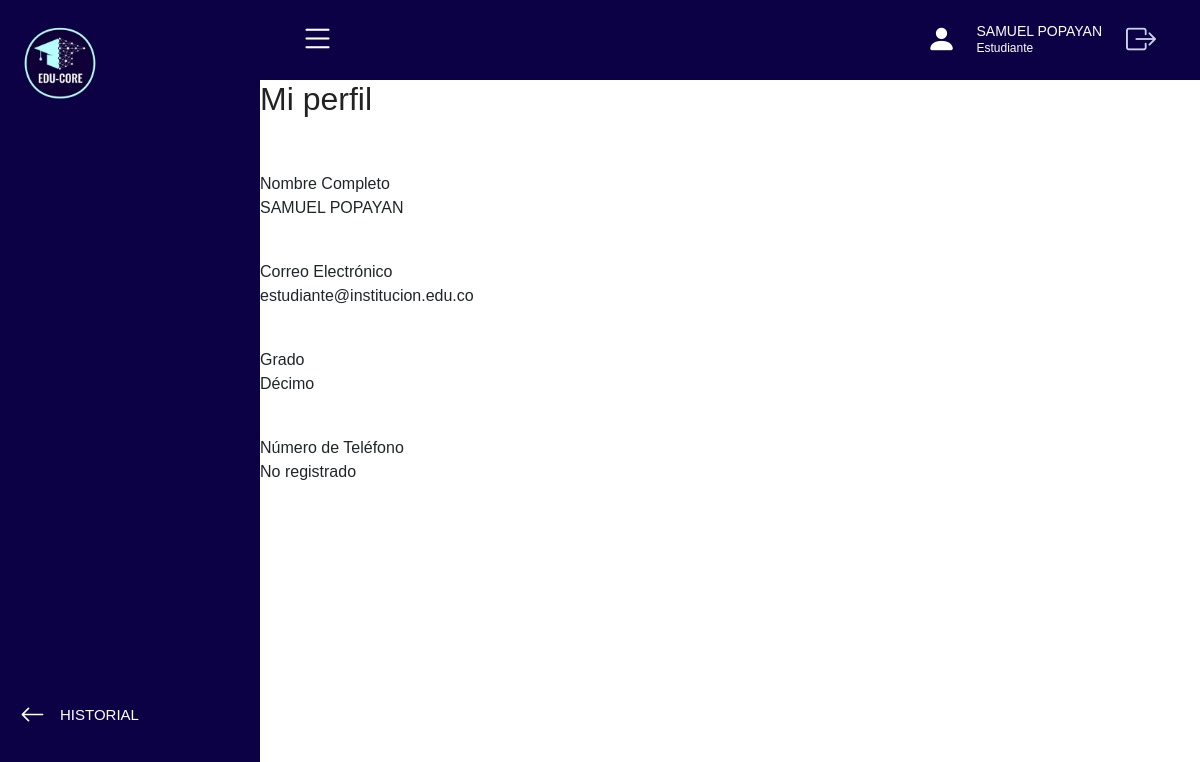
/perfil_estu.php (signed in), run on the app's committed database.
### tables this page shows
CREATE TABLE usuarios (
    id_usuario   INT AUTO_INCREMENT PRIMARY KEY,
    nombre       VARCHAR(150) NOT NULL,
    correo       VARCHAR(150) NOT NULL UNIQUE,
    contrasena   VARCHAR(255) NOT NULL,
    rol          ENUM('docente', 'estudiante', 'administrador') NOT NULL,
    telefono     VARCHAR(15),
    direccion    VARCHAR(150),
    documento    VARCHAR(30) UNIQUE,
    estado       ENUM('Activo', 'Inactivo') NOT NULL DEFAULT 'Activo',
    fecha_creacion DATETIME DEFAULT CURRENT_TIMESTAMP,
    ultimo_acceso  DATETIME
);

CREATE TABLE grados (
    id_grado    INT AUTO_INCREMENT PRIMARY KEY,
    nombre      VARCHAR(20) NOT NULL UNIQUE
);

### db.php (called while the page is built, shortened)
<?php
function h($texto) {
    return htmlspecialchars($texto ?? "", ENT_QUOTES, "UTF-8");
}

### perfil_estu.php (the view, shortened to what this page needs)
<?php
require "db.php";
$idUsuario = $_SESSION["id_usuario"];
$stmt = $conexion->prepare(
    "SELECT u.nombre, u.correo, u.telefono, g.nombre AS grado
     FROM usuarios u
     JOIN estudiantes e ON e.id_usuario = u.id_usuario
     JOIN grados g ON g.id_grado = e.id_grado
     WHERE u.id_usuario = ?"
);
$stmt->bind_param("i", $idUsuario);
$stmt->execute();
$miPerfil = $stmt->get_result()->fetch_assoc();
$editando = isset($_GET["editar"]);
?>
<!DOCTYPE html>
<html lang="es">
<head>
    <link rel="stylesheet" href="style2.css">
    <link href="https://cdn.jsdelivr.net/npm/bootstrap@5.3.3/dist/css/bootstrap.min.css" rel="stylesheet">
    <link rel="stylesheet" href="https://cdn.jsdelivr.net/npm/bootstrap-icons@1.11.3/font/bootstrap-icons.min.css">
</head>
<body>
    <div class="sidebar">
        <div class="logo">
    <a href="login.php">
        <img src="img/logo.png" alt="logo">
    </a>
        </div>
<aside>
        <ul class="menu">
            <li>
                <a href="historial_estu.php">
                    <i class="bi bi-arrow-left"></i>
                    <span>HISTORIAL</span>
                </a>
            </li>
            </ul>
    </aside>
    </div>
    <div class="main">
        <div class="navbar-custom">
            <div class="menu-icon">
                <i class="bi bi-list"></i>
            </div>
            <div class="user-info">
                <i class="bi bi-person-fill"></i>
                <div>
                    <h6><?php echo h(strtoupper($miPerfil["nombre"])); ?></h6>
                    <p>Estudiante</p>
                </div>
            <a href="cerrar_sesion.php" class="logout-btn">
                <i class="bi bi-box-arrow-right"></i>
            </a>
            </div>
        </div>
        <h2 class="title">Mi perfil</h2>
        <?php if (!$editando): ?>
            <br>
            <p>Nombre Completo <br>
            <?php echo h(strtoupper($miPerfil["nombre"])); ?></p>
            <br>
            <p>Correo Electrónico <br>
            <?php echo h($miPerfil["correo"]); ?></p>
            <br>
            <p>Grado<br>
            <?php echo h($miPerfil["grado"]); ?></p>
            <br>
            <p>Número de Teléfono <br>
            <?php echo h($miPerfil["telefono"] ?: "No registrado"); ?></p>
        <?php else: ?>
        <?php endif; ?>
</body>
</html>

### style2.css (style rules this page uses)
* { margin: 0; padding: 0; box-sizing: border-box; font-family: Arial, Helvetica, sans-serif; }
body { display: flex; background: #f5f5f5; overflow: hidden; }
:root { --navy: #0c0144; --navy-light: #1a2f6e; --teal: #1eb8d0; --white: #ffffff; --gray: #c8d4e8; --gray-dim: #8a9bb8; --card-bg: #ffffff; --card-br: 14px; --shadow: none; }
.sidebar { width: 260px; height: 100vh; background: #0c0144; color: white; position: fixed; display: flex; flex-direction: column; justify-content: space-between; z-index: 100; }
.logo { display: flex; align-items: center; gap: 10px; padding: 20px; text-align: left; }
.logo img { width: 90px; }
.menu { list-style: none; padding: 20px; }
.menu li { margin: 30px 0; }
.menu a { text-decoration: none; color: white; display: flex; align-items: center; gap: 15px; transition: 0.3s; font-size: 15px; }
.menu i { font-size: 25px; }
.main { margin-left: 260px; width: calc(100% - 260px); height: 100vh; display: flex; flex-direction: column; }
.navbar-custom { flex: 0 0 80px; height: 80px; background: #0c0144; color: white; display: flex; justify-content: space-between; align-items: center; padding: 0 40px; }
.menu-icon i { font-size: 35px; cursor: pointer; }
.user-info { display: flex; align-items: center; gap: 20px; }
.user-info i { font-size: 30px; }
.user-info h6 { margin: 0; font-size: 14px; }
.user-info p { margin: 0; font-size: 12px; }
.logout-btn { background: none; border: none; cursor: pointer; padding: 4px; display: flex; color: var(--gray); font-size: 30px; text-decoration: none; transition: color .2s, 0.3s; }
.title { margin-bottom: 30px; color: #222; }

### data on the page
usuarios: nombre "SAMUEL POPAYAN", correo "estudiante@institucion.edu.co", grados.nombre "Décimo", telefono "No registrado"
